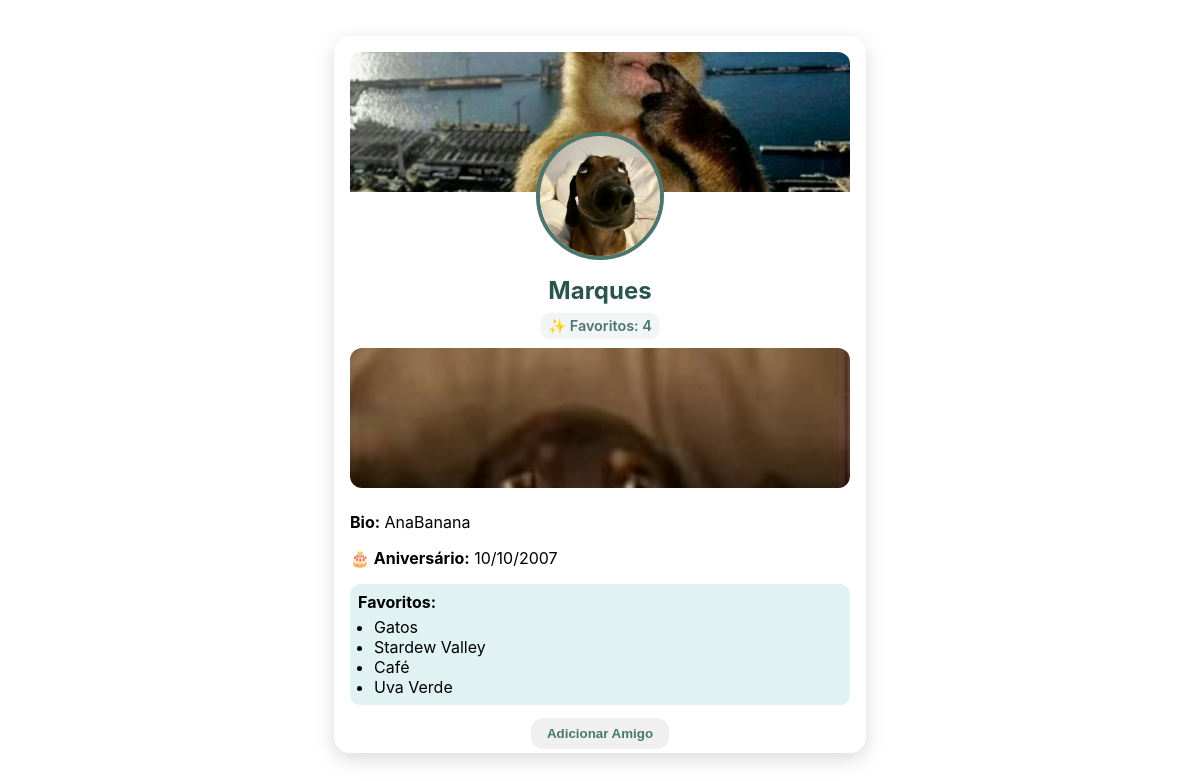
The app's page /perfil_ajax.php?perfil_usuario_id=13 with its own data.
### tables this page shows
CREATE TABLE `usuarios` (
  `id` int(11) NOT NULL,
  `nome` varchar(100) NOT NULL,
  `email` varchar(100) NOT NULL,
  `senha` varchar(255) DEFAULT NULL,
  `biografia` text DEFAULT NULL,
  `foto` varchar(255) DEFAULT NULL,
  `arvore_escolhida` int(11) DEFAULT NULL,
  `ultimo_login` datetime DEFAULT current_timestamp(),
  `token` varchar(255) DEFAULT NULL,
  `expira_token` datetime DEFAULT NULL,
  `codigo_verificacao` varchar(10) DEFAULT NULL,
  `verificado` tinyint(4) DEFAULT 0,
  `username` varchar(50) DEFAULT NULL,
  `apelido` varchar(50) DEFAULT NULL,
  `data_nascimento` date DEFAULT NULL,
  `escola` varchar(100) DEFAULT NULL,
  `foto_pessoal` varchar(255) DEFAULT NULL,
  `preferencias` text DEFAULT NULL,
  `tags` varchar(255) DEFAULT NULL,
  `favoritos` text DEFAULT NULL,
  `data_criacao` datetime DEFAULT current_timestamp(),
  `bio_foto` varchar(255) DEFAULT NULL,
  `banner` varchar(255) DEFAULT NULL,
  `aniversario` date DEFAULT NULL,
  `avatar` varchar(255) DEFAULT 'default.png',
  `online` tinyint(1) NOT NULL DEFAULT 0,
  `last_online` datetime DEFAULT NULL
);

### perfil_ajax.php (the view, shortened to what this page needs)
<?php
include("conexao.php");
$usuario_id = intval($_GET['perfil_usuario_id']);
$usuario_logado = $_SESSION['usuario_id'] ?? 0;
$sql = "SELECT * FROM usuarios WHERE id=?";
$stmt = $conn->prepare($sql);
$stmt->bind_param("i", $usuario_id);
$stmt->execute();
$result = $stmt->get_result();
if ($result && $result->num_rows > 0) {
    $user = $result->fetch_assoc();
    $foto = !empty($user['foto']) ? htmlspecialchars($user['foto']) : 'imagens/usuarios/default.jpg';
    $banner = !empty($user['banner']) ? htmlspecialchars($user['banner']) : 'imagens/usuarios/default-banner.jpg';
    $bio_foto = !empty($user['bio_foto']) ? htmlspecialchars($user['bio_foto']) : 'imagens/bio/default.jpg';
    $biografia = !empty($user['biografia']) ? nl2br(htmlspecialchars($user['biografia'])) : 'Sem biografia';
    $aniversario = !empty($user['aniversario']) ? date('d/m/Y', strtotime($user['aniversario'])) : 'Não informado';
    $favoritos = !empty($user['favoritos']) ? explode(',', $user['favoritos']) : [];
    echo '<div class="perfil-modal">';
    echo '<div class="perfil-banner"><img src="'.$banner.'" alt="Banner"></div>';
    echo '<div class="perfil-foto-container">';
    echo '<img src="'.$foto.'" class="perfil-avatar">';
    echo '</div>';
    echo '<h2>'.htmlspecialchars($user['nome']);
    echo '</h2>';
    echo '<div class="counts">
            <div class="item">✨ Favoritos: '.count($favoritos).'</div>
          </div>';
    echo '<div class="about">';
    echo '<img class="bio-photo" src="'.$bio_foto.'" alt="Foto Bio">';
    echo '<p><strong>Bio:</strong> '.$biografia.'</p>';
    echo '<p><strong>🎂 Aniversário:</strong> '.$aniversario.'</p>';
    echo '<div class="favoritos-box"><strong>Favoritos:</strong><ul>';
    if(!empty($favoritos)){
        foreach($favoritos as $f) echo '<li>'.htmlspecialchars(trim($f)).'</li>';
    } else { echo '<li>Sem favoritos</li>'; }
    echo '</ul></div></div>';
    if ($usuario_logado == $usuario_id) {
        echo '<button class="btn-editar" onclick="window.location.href=\'editar_usuario.php\'">Editar Perfil</button>';
    } else {
        $stmt2 = $conn->prepare("SELECT * FROM amizades WHERE (id_usuario1=? AND id_usuario2=?) OR (id_usuario1=? AND id_usuario2=?)");
        $stmt2->bind_param("iiii", $usuario_logado, $usuario_id, $usuario_id, $usuario_logado);
        $stmt2->execute();
        $res2 = $stmt2->get_result();
        $ja_amigo = $res2->num_rows > 0;
        if($ja_amigo){
            echo '<button class="btn-editar" onclick="removerAmigo('.$usuario_id.')">Remover Amigo</button>';
        } else {
            echo '<button class="btn-editar" onclick="adicionarAmigo('.$usuario_id.')">Adicionar Amigo</button>';
        }
    }
    echo '</div>';
} else {
    echo 'Usuário não encontrado.';
}
?>

### perfil_ajax.php (style rules this page uses)
.perfil-modal { font-family: "Inter", sans-serif; background: #fff; padding: 1rem; width: 90%; max-width: 500px; max-height: 80vh; margin: 3% auto; border-radius: 16px; box-shadow: 0 6px 20px rgba(0,0,0,0.15); text-align: center; overflow-y: auto; position: relative; }
.perfil-banner { width: 100%; height: 140px; border-radius: 12px 12px 0 0; overflow: hidden; margin-bottom: -60px; }
.perfil-banner img { width: 100%; height: 100%; object-fit: cover; }
.perfil-foto-container { position: relative; display: inline-block; margin-bottom: 0.5rem; }
.perfil-avatar { width: 120px; height: 120px; border-radius: 50%; border: 4px solid #4a766e; object-fit: cover; }
h2 { margin: 0.5rem 0; color: #2c544f; font-weight: 700; }
.counts { display:flex; justify-content:center; gap:10px; margin-bottom:0.6rem; color:#4a766e; font-weight:600; }
.counts .item { background: rgba(74,118,110,0.07); padding:4px 8px; border-radius:10px; font-size:0.9rem; }
.about { text-align:left; margin-top:0.6rem; }
.bio-photo { width:100%; height:140px; object-fit:cover; border-radius:12px; margin-bottom:0.5rem; }
.favoritos-box { background:#e0f2f1; border-radius:10px; padding:0.5rem; margin-top:0.6rem; }
.favoritos-box ul { margin:0.3rem 0 0 1rem; padding:0; }
.favoritos-box li { list-style:disc; }
.btn-editar { margin-top:0.8rem; padding:0.5rem 1rem; border:none; border-radius:12px; cursor:pointer; font-weight:600; background:#f0f0f0; color:#4a766e; }

### records on screen
usuarios: banner (picture), foto (picture), nome "Marques", favoritos "4", bio_foto (picture), biografia "AnaBanana", aniversario "10/10/2007", favoritos "Gatos", favoritos "Stardew Valley", favoritos "Café", favoritos "Uva Verde"
